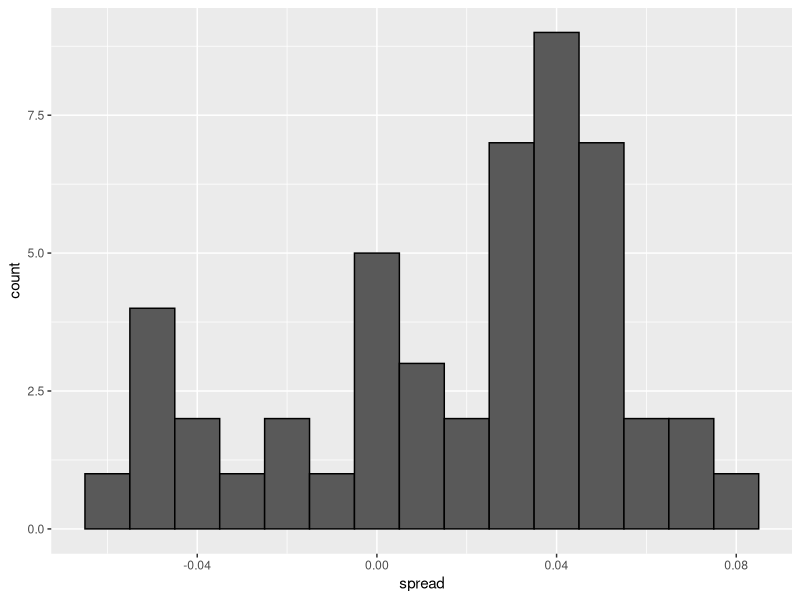
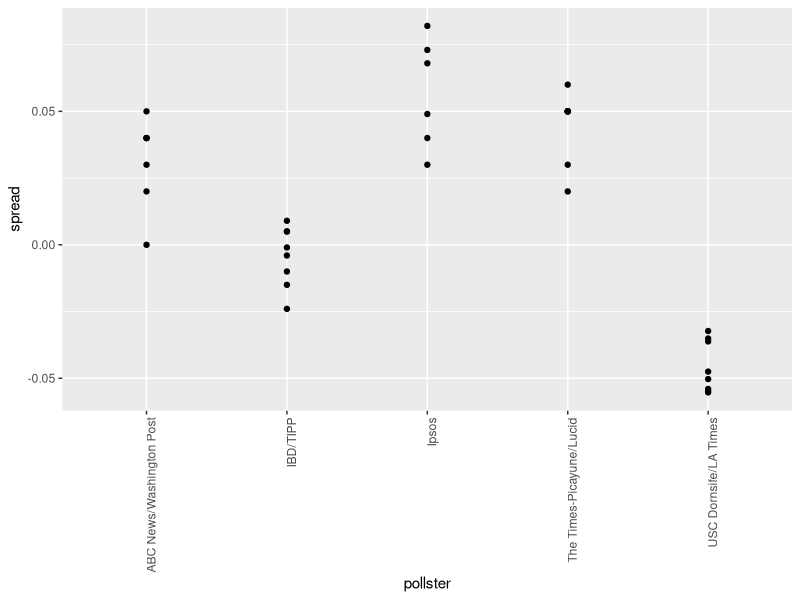
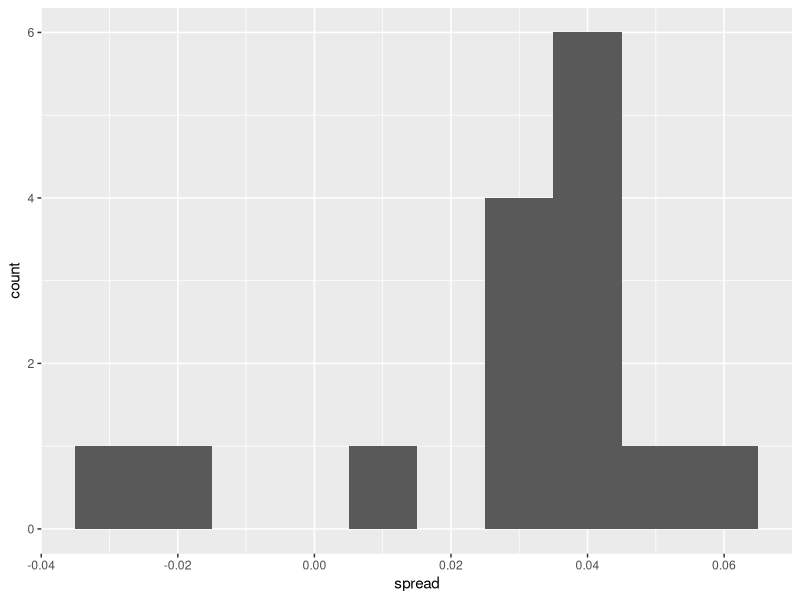

Write the R code that produced these figures, in order.
library(dslabs)
library(tidyverse)
library(ggplot2)
data(polls_us_election_2016)

names(polls_us_election_2016)

polls <- polls_us_election_2016 %>%
  filter(state == "U.S." & enddate >= "2016-10-31" &
           (grade %in% c("A+", "A", "A-", "B+") | is.na(grade)))

polls <- polls %>%
  mutate(spread = rawpoll_clinton/100 - rawpoll_trump/100)

d_hat <- polls %>% summarize(d_hat = sum(spread * samplesize) / sum(samplesize)) %>%
  .$d_hat

p_hat <- (d_hat + 1)/2
moe <- 1.96 * 2 * sqrt(p_hat*(1-p_hat)/sum(polls$samplesize))
moe

polls %>%
  ggplot(aes(spread)) +
  geom_histogram(color="black", binwidth = 0.01)

polls %>% group_by(pollster) %>%
  filter(n() >= 6) %>%
  ggplot(aes(pollster, spread)) +
  geom_point() +
  theme(axis.text.x = element_text(angle = 90, hjust = 1))

polls %>% group_by(pollster) %>%
  filter(n() >= 6) %>%
  summarize(se = 2 * sqrt(p_hat*(1-p_hat)/median(samplesize))) 

one_poll_per_pollster <- polls %>% group_by(pollster) %>%
  filter(enddate == max(enddate)) %>%
  ungroup()

one_poll_per_pollster %>% 
  ggplot(aes(spread)) + geom_histogram(binwidth = 0.01)

sd(one_poll_per_pollster$spread)

results <- one_poll_per_pollster %>%
  summarize(avg = mean(spread), se = sd(spread)/sqrt(length(spread))) %>%
  mutate(start = avg - 1.96 * se, end = avg + 1.96 * se)
round(results*100,1)
